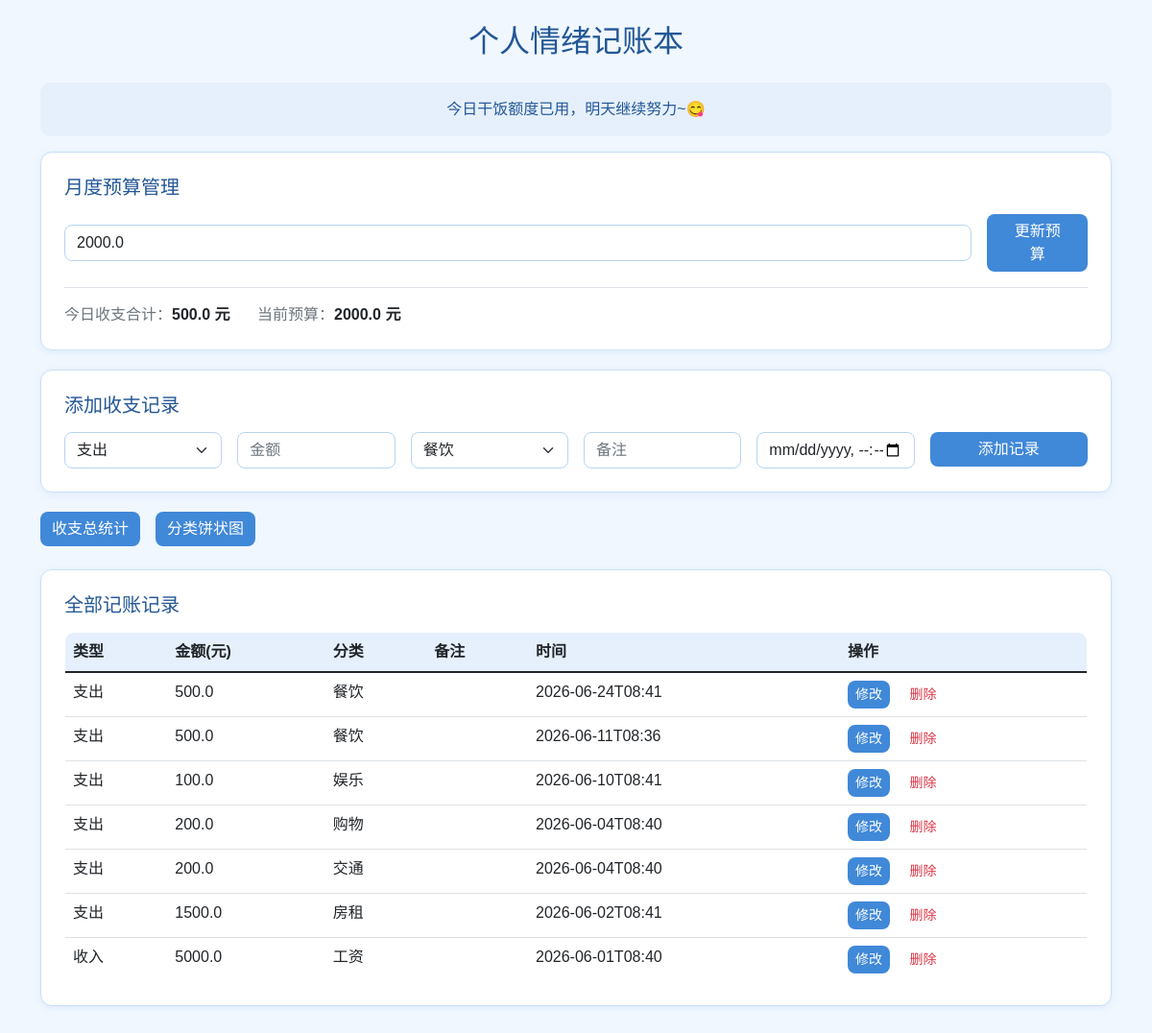
The page / on the database its author committed.
### tables this page shows
CREATE TABLE record
                     (id INTEGER PRIMARY KEY AUTOINCREMENT,
                      type TEXT, money FLOAT, category TEXT,
                      remark TEXT, create_time TEXT,
                      quote TEXT);

CREATE TABLE budget
                 (id INTEGER PRIMARY KEY, budget FLOAT);

### app.py (the view)
@app.route('/')
def index():
    conn = sqlite3.connect(DB_FILE)
    c = conn.cursor()
    c.execute("SELECT * FROM record ORDER BY create_time DESC")
    records = c.fetchall()
    c.execute("SELECT budget FROM budget WHERE id=1")
    budget = c.fetchone()[0]
    from datetime import datetime
    today = datetime.now().strftime("%Y-%m-%d")
    c.execute("SELECT SUM(money) FROM record WHERE create_time LIKE ?", (f"{today}%",))
    today_money = c.fetchone()[0] or 0
    conn.close()
    if records:
        if len(records[0]) >= 7 and records[0][6]:
            top_quote = records[0][6]
        else:
            top_quote = random.choice(DEFAULT_QUOTES)
    else:
        top_quote = random.choice(DEFAULT_QUOTES)
    return render_template("index.html", records=records, budget=budget,
                           today_money=today_money, today=today, mood=top_quote)

### templates/index.html (shortened to what this page needs)
<!DOCTYPE html>
<html lang="zh-CN">
<head>
    <link href="https://cdn.jsdelivr.net/npm/bootstrap@5.1.3/dist/css/bootstrap.min.css" rel="stylesheet">
</head>
<body class="container py-4">
    <h2 class="text-center text-secondary mb-4">个人情绪记账本</h2>
    <div class="alert text-center py-3">
        {{mood}}
    </div>
    <div class="card p-4">
        <h5 class="text-secondary mb-3">月度预算管理</h5>
        <form action="/set_budget" method="post" class="d-flex gap-3 align-items-center">
            <input type="number" step="0.01" name="budget" value="{{budget}}" class="form-control flex-grow-1" required>
            <button class="btn btn-outline-secondary px-4">更新预算</button>
        </form>
        <div class="mt-3 pt-3 border-top text-muted">
            <span>今日收支合计：<strong class="text-dark">{{today_money}} 元</strong></span>
            <span class="ms-4">当前预算：<strong class="text-dark">{{budget}} 元</strong></span>
        </div>
    </div>
    <div class="card p-4">
        <h5 class="text-secondary mb-3">添加收支记录</h5>
        <form action="/add" method="post">
            <div class="row g-3">
                <div class="col-lg-2 col-md-4">
                    <select name="type" class="form-select" required>
                        <option value="支出">支出</option>
                    </select>
                </div>
                <div class="col-lg-2 col-md-4">
                    <input type="number" step="0.01" name="money" placeholder="金额" class="form-control" required>
                </div>
                <div class="col-lg-2 col-md-4">
                    <select name="category" class="form-select" required>
                        <option>餐饮</option>
                    </select>
                </div>
                <div class="col-lg-2 col-md-4">
                    <input type="text" name="remark" placeholder="备注" class="form-control">
                </div>
                <div class="col-lg-2 col-md-4">
                    <input type="datetime-local" name="create_time" class="form-control" required>
                </div>
                <div class="col-lg-2 col-md-4">
                    <button type="submit" class="btn btn-secondary w-100">添加记录</button>
                </div>
            </div>
        </form>
    </div>
    <div class="d-flex gap-3 mb-4">
        <a href="/stat" class="btn btn-outline-secondary">收支总统计</a>
        <a href="/pie" target="_blank" class="btn btn-outline-secondary">分类饼状图</a>
    </div>
    <div class="card p-4">
        <h5 class="text-secondary mb-3">全部记账记录</h5>
        <table class="table table-hover mb-0">
            <thead>
                <tr>
                    <th>类型</th>
                    <th>金额(元)</th>
                    <th>分类</th>
                    <th>备注</th>
                    <th>时间</th>
                    <th>操作</th>
                </tr>
            </thead>
            <tbody>
                {% for r in records %}
                <tr>
                    <td>{{r[1]}}</td>
                    <td>{{r[2]}}</td>
                    <td>{{r[3]}}</td>
                    <td>{{r[4]}}</td>
                    <td>{{r[5]}}</td>
                    <td>
                        <a href="/edit/{{r[0]}}" class="btn btn-sm btn-outline-secondary me-2">修改</a>
                        <a href="/delete/{{r[0]}}" class="btn btn-sm btn-outline-danger" onclick="return confirm('确定删除该记录？')">删除</a>
                    </td>
                </tr>
                {% endfor %}
            </tbody>
        </table>
    </div>
</body>
</html>

### templates/index.html (style rules this page uses)
body { background-color: #f0f7ff; font-family: "Microsoft Yahei", sans-serif; }
.card { border-radius: 12px; border: 1px solid #c9e0f8; box-shadow: 0 2px 8px rgba(30, 100, 200, 0.08); background: #ffffff; margin-bottom: 20px; }
.alert { border-radius: 10px; border: none; background-color: #e6f0fc; color: #235796; }
.form-control, .form-select { border-radius: 8px; border: 1px solid #b8d4f0; }
.btn { border-radius: 8px; border: none; }
.btn-secondary, .btn-outline-secondary { background-color: #4088d8; color: #fff; border-color: #4088d8; }
table { border-radius: 10px; overflow: hidden; border: 1px solid #c9e0f8; }
.table thead { background-color: #e6f0fc; }
.text-secondary { color: #235796 !important; }

### rows shown on the page
record: quote "今日干饭额度已用，明天继续努力~😋", type "支出", money "500.0", category "餐饮", create_time "2026-06-24T08:41"
budget: budget "2000.0"
record: type "支出", money "500.0", category "餐饮", create_time "2026-06-11T08:36"
record: type "支出", money "100.0", category "娱乐", create_time "2026-06-10T08:41"
record: type "支出", money "200.0", category "购物", create_time "2026-06-04T08:40"
record: type "支出", money "200.0", category "交通", create_time "2026-06-04T08:40"
record: type "支出", money "1500.0", category "房租", create_time "2026-06-02T08:41"
record: type "收入", money "5000.0", category "工资", create_time "2026-06-01T08:40"

### other values the page prints
{{ today_money }} "500.0"
